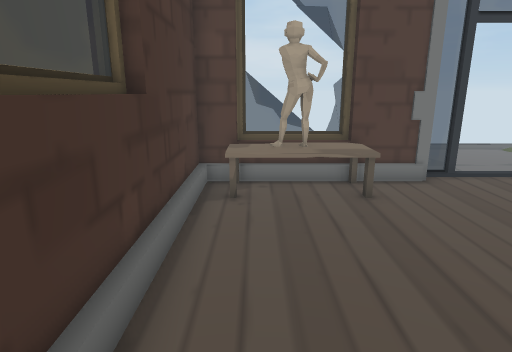
view 1 (above)

17 first-person views from a walk through a Unity game level. The camera is 1.4 m above the floor, tilts 14° down and sees 75° across. The floor is counted in squares, 0.5 m on a side. Each view is taken from the middle of a square. On the plan, view 1 faces up. The plan holds only what a view shows up to about 20 squares ahead; the rest is blank. The place goes on beyond the plan. The player is left out. Door leaves are left out, so doorways stand open. Some surface patterns are stand-ins.

view 2
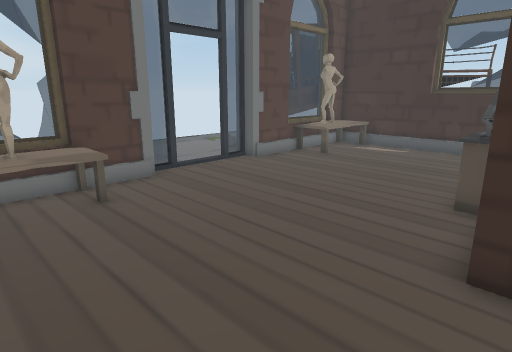

view 3
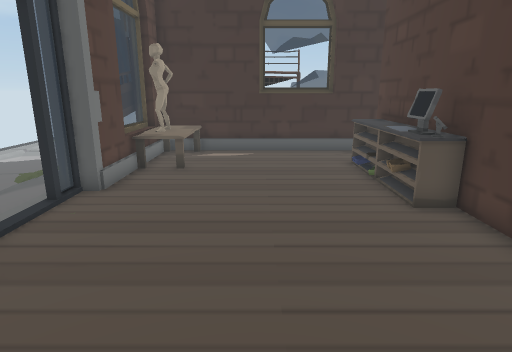

view 4
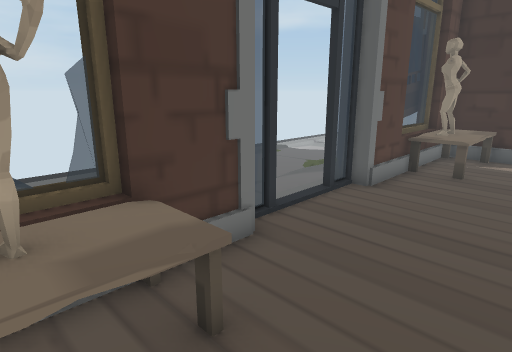

view 5
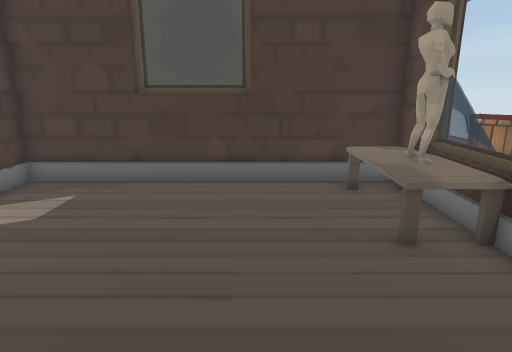

view 6
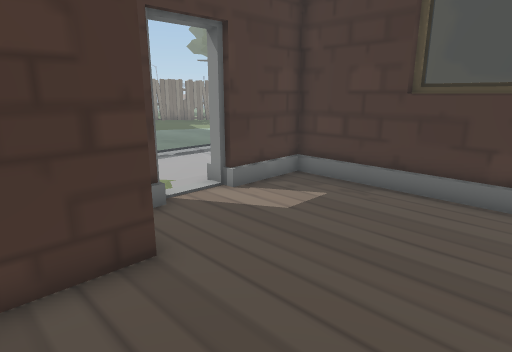

view 7
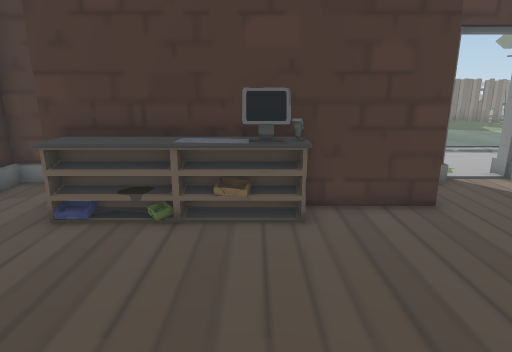

view 8
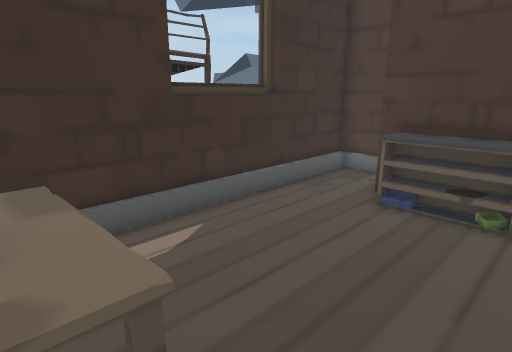

view 9
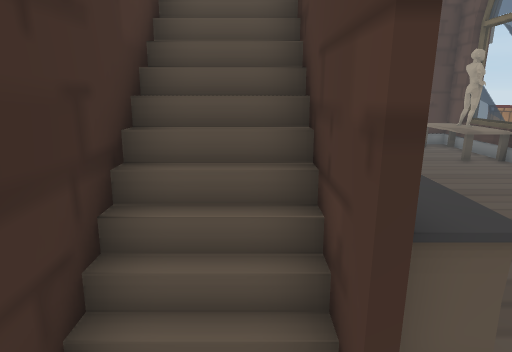

view 10
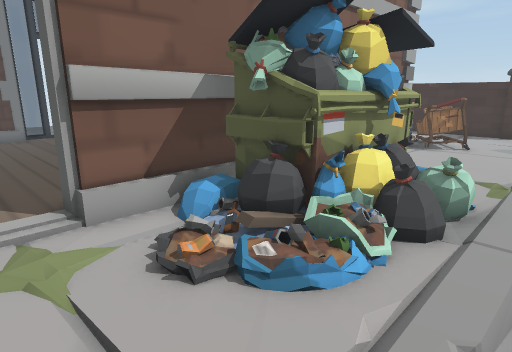

view 11
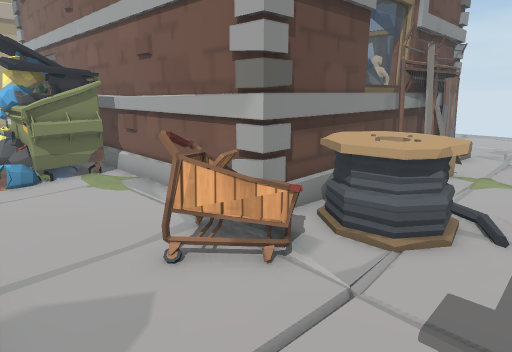

view 12
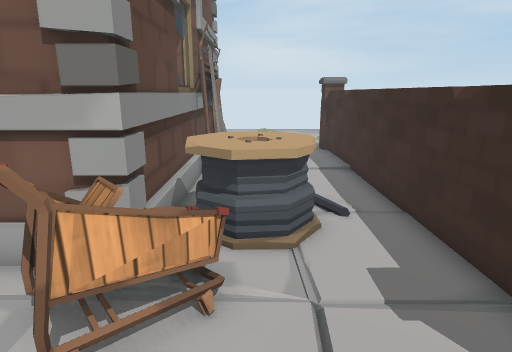

view 13
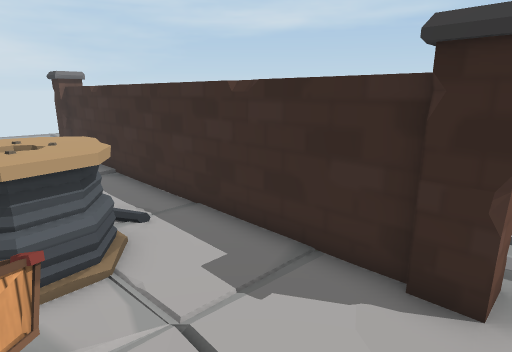

view 14
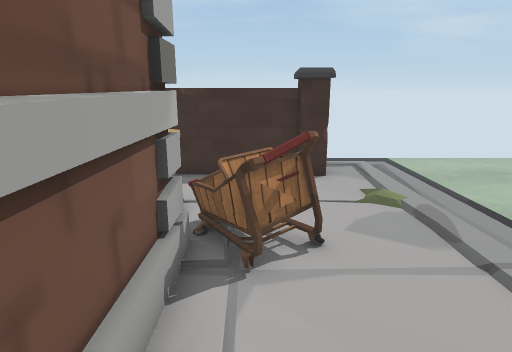

view 15
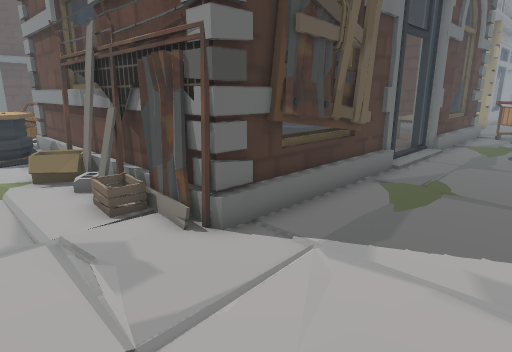

view 16
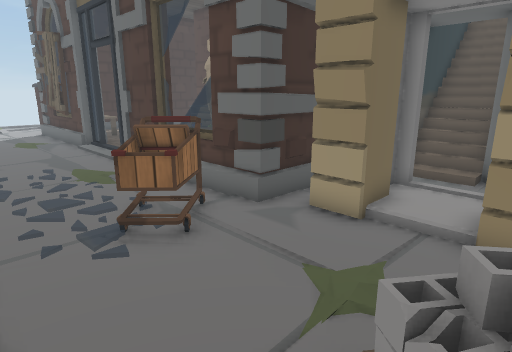

view 17
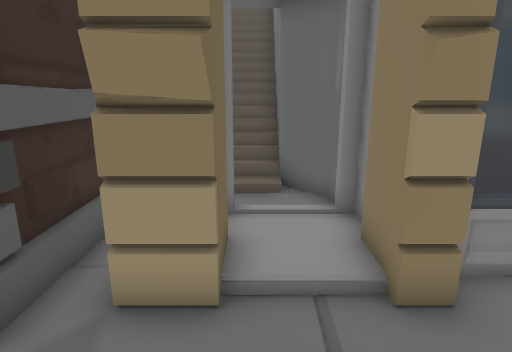

### Floor plan
Key: @ floor where view 1 was taken; # wall or solid block; . main floor; - floor 0.25 m lower than the main floor; : floor 0.75 m higher than the main floor; / step, stairs or slope; D open door; = window, fence, low wall or low ledge; ^ raised ledge; v drop or lower ground; T table; C counter; A cart; U dumpster; P pillar; O other object.
Columns run from 9 left of view 1 to 27 right of it. Each row starts with its distance up from view 1.
 18 .                          ..
 17                            ..   .
 16                            ....
 15    .  AA                   ....
 14       AAA                  .....
 13        AA                  ......
 12       ###...###..DD.####O####....
 11 ##/######===###=DDD=#########.... P
 10 O#.#O ##TTOOT.........TTTTT#O...  PP
  9  #..O ##TTTTT.........TTTTT##.    #
  8  #//####...................##=    #
  7  #...###...................##.    #
  6  OO//###...................##=    #
  5   O//###...................###    #
  4   O//###...................##O    #
  3   O==###...................##     #
  2   O^####..........CCCCCCC..##     #
  1   O#   #......#v#########..##OOO  #
  0        #.@....v     /////..##OOO..#
 -1        #....../     /////..##OOO..#
 -2        ####..################OOO..#
 -3            ..###UUvUU########A....#
 -4                 UUUUUU.    A:A....#
 -5                 UUUUUU     AA.....#
 -6                 UUUUU      ......PPP-
 -7                  UU        .......P.-
 -8                            .........-
 -9            -                ---------

Where each view was taken, in squares from view 1:
view 1: 0 up, 0 right, facing up
view 2: 0 up, 0 right, facing up-right
view 3: 6 up, 1 right, facing right
view 4: 6 up, 1 right, facing up-right
view 5: 6 up, 9 right, facing left
view 6: 6 up, 8 right, facing down-left
view 7: 9 up, 10 right, facing down
view 8: 10 up, 11 right, facing down-right
view 9: 0 up, 17 right, facing left
view 10: 9 down, 2 right, facing up-right
view 11: 8 down, 24 right, facing up-left
view 12: 8 down, 21 right, facing up
view 13: 7 down, 20 right, facing up-right
view 14: 4 down, 13 right, facing right
view 15: 17 up, 23 right, facing down-left
view 16: 18 up, 9 left, facing down-right
view 17: 15 up, 6 left, facing down
